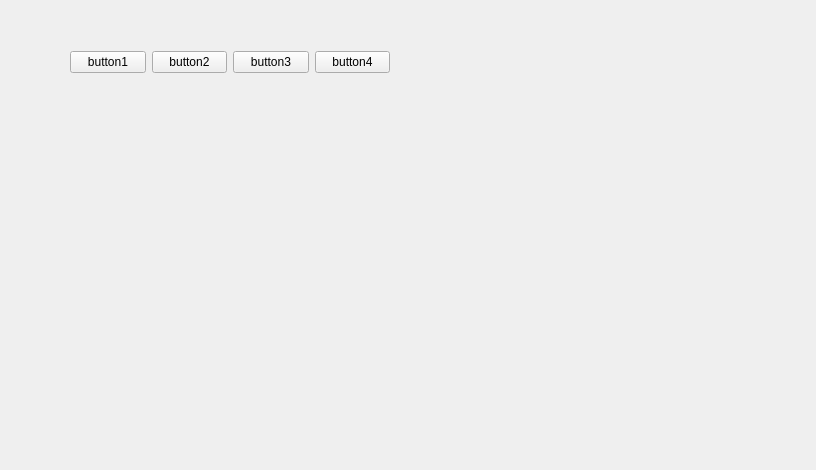
<?xml version="1.0" encoding="UTF-8"?>
<ui version="4.0">
 <class>Form</class>
 <widget class="QWidget" name="Form">
  <property name="geometry">
   <rect>
    <x>0</x>
    <y>0</y>
    <width>816</width>
    <height>470</height>
   </rect>
  </property>
  <property name="windowTitle">
   <string>Form</string>
  </property>
  <widget class="QWidget" name="">
   <property name="geometry">
    <rect>
     <x>70</x>
     <y>50</y>
     <width>320</width>
     <height>25</height>
    </rect>
   </property>
   <layout class="QHBoxLayout" name="horizontalLayout">
    <item>
     <widget class="QPushButton" name="pushButton">
      <property name="text">
       <string>button1</string>
      </property>
     </widget>
    </item>
    <item>
     <widget class="QPushButton" name="pushButton_2">
      <property name="text">
       <string>button2</string>
      </property>
     </widget>
    </item>
    <item>
     <widget class="QPushButton" name="pushButton_3">
      <property name="text">
       <string>button3</string>
      </property>
     </widget>
    </item>
    <item>
     <widget class="QPushButton" name="pushButton_4">
      <property name="text">
       <string>button4</string>
      </property>
     </widget>
    </item>
   </layout>
  </widget>
 </widget>
 <resources/>
 <connections/>
</ui>
